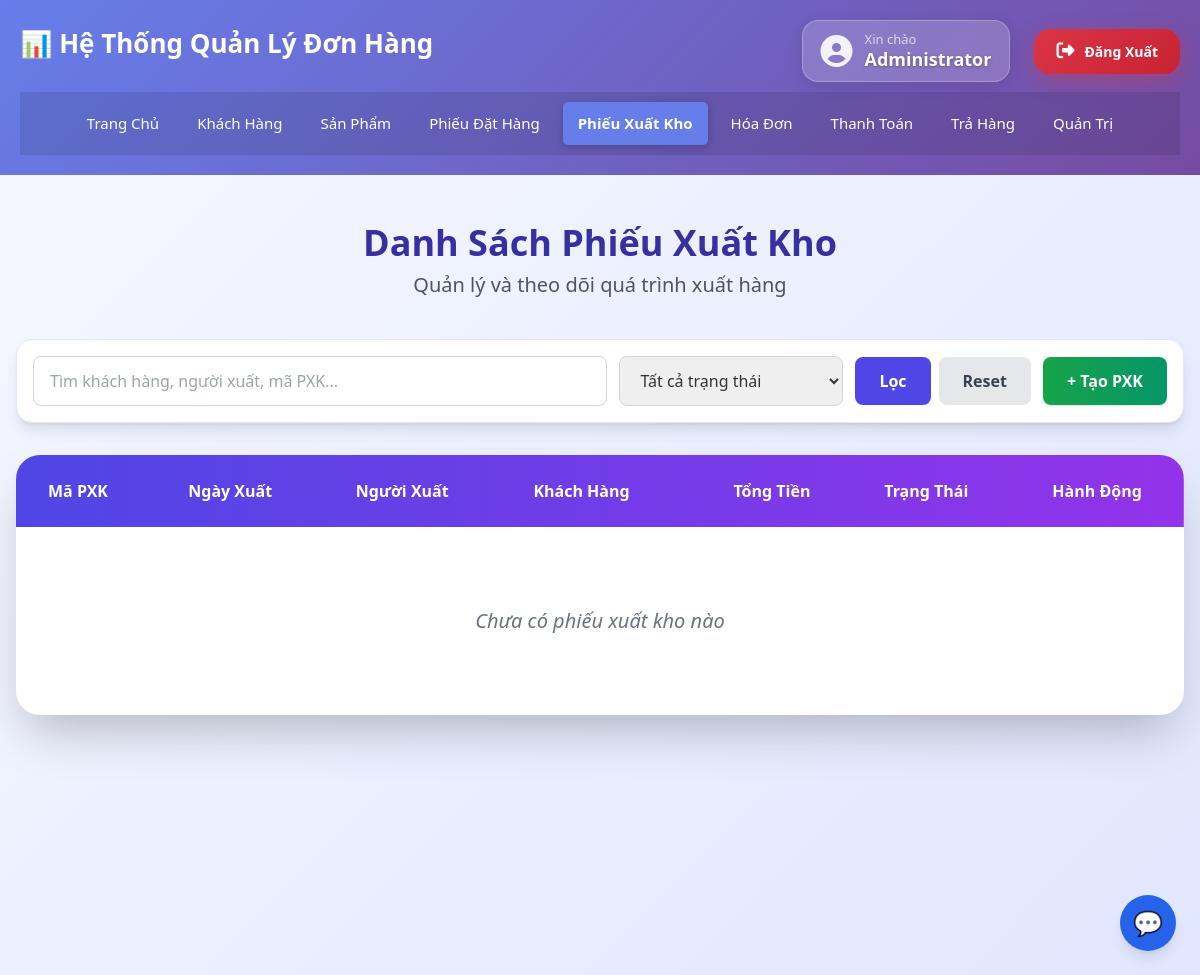
The app's page /phieu_xuat_kho/list.php (signed in), older data.
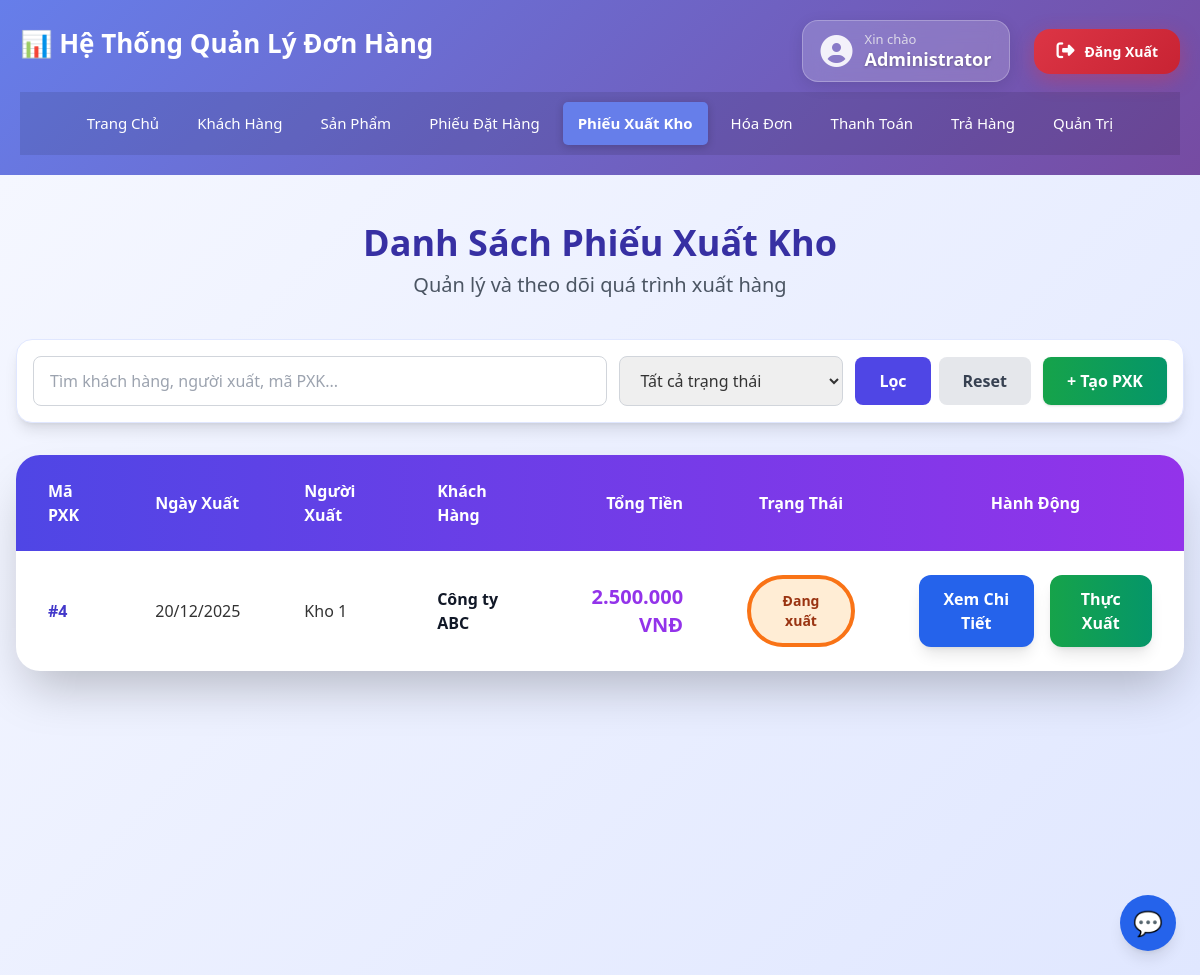
The same page, newer data.
### tables this page shows
CREATE TABLE `phieu_xuat_kho` (
  `ma_phieu_xuat_kho` int(11) NOT NULL,
  `ma_phieu_ban_hang` int(11) NOT NULL,
  `ngay_xuat` date NOT NULL,
  `nguoi_xuat` varchar(100) DEFAULT NULL,
  `trang_thai` enum('Đang xuất','Hoàn thành') DEFAULT 'Đang xuất'
);

CREATE TABLE `khach_hang` (
  `ma_khach_hang` int(11) NOT NULL,
  `ten_khach_hang` varchar(255) NOT NULL,
  `dia_chi` varchar(500) DEFAULT NULL,
  `dien_thoai` varchar(20) DEFAULT NULL,
  `email` varchar(100) DEFAULT NULL,
  `ngay_tao` datetime DEFAULT current_timestamp(),
  `trang_thai` enum('Hoạt động','Ngừng hoạt động') DEFAULT 'Hoạt động'
);

CREATE TABLE `phieu_ban_hang` (
  `ma_phieu_ban_hang` int(11) NOT NULL,
  `ma_phieu_dat_hang` int(11) NOT NULL,
  `ngay_lap` date NOT NULL,
  `tong_tien` decimal(15,2) DEFAULT 0.00,
  `trang_thai` enum('Duyệt tồn kho','Gửi kế toán','Hoàn thành') DEFAULT 'Duyệt tồn kho'
);

### config.php (called while the page is built, shortened)
<?php
$servername = "localhost";
$username = "root";
$password = "";
$dbname = "quanlydonhang";
$conn = new mysqli($servername, $username, $password, $dbname);
$conn->set_charset("utf8mb4");
function formatMoney($amount) {
    return number_format($amount, 0, ',', '.');
}
function hasPermission($permissionName) {
    global $conn;
    $userId = intval($_SESSION['user_id']);
    $stmt = $conn->prepare("SELECT 1 FROM user_roles ur JOIN role_permissions rp ON ur.role_id = rp.role_id JOIN permissions p ON rp.permission_id = p.id WHERE ur.user_id = ? AND p.name = ? LIMIT 1");
    $stmt->bind_param("is", $userId, $permissionName);
    $stmt->execute();
    $res = $stmt->get_result();
    return $res->num_rows > 0;
}
?>

### phieu_xuat_kho/list.php (the view, shortened to what the changed rows need)
<?php
include '../config.php';
$sql = "
    SELECT
        pxk.ma_phieu_xuat_kho,
        pxk.ngay_xuat,
        pxk.nguoi_xuat,
        pxk.trang_thai,
        pbh.tong_tien,
        pdh.ma_phieu_dat_hang,
        k.ten_khach_hang
    FROM phieu_xuat_kho pxk
    JOIN phieu_ban_hang pbh ON pxk.ma_phieu_ban_hang = pbh.ma_phieu_ban_hang
    JOIN phieu_dat_hang pdh ON pbh.ma_phieu_dat_hang = pdh.ma_phieu_dat_hang
    JOIN khach_hang k ON pdh.ma_khach_hang = k.ma_khach_hang
    WHERE 1=1
";
$sql .= " ORDER BY pxk.ngay_xuat DESC";
$stmt = $conn->prepare($sql);
$stmt->execute();
$result = $stmt->get_result();
?>
<!DOCTYPE html>
<html lang="vi" class="h-full">
<head>
    <link rel="stylesheet" href="../css/style.css">
    <script src="https://cdn.tailwindcss.com"></script>
</head>
<body class="min-h-screen bg-gradient-to-br from-indigo-50 via-white to-purple-50 flex flex-col">
    <?php include '../header.php'; ?>
        <?php include '../chat/chat.php'; ?>
    <main class="flex-1 container mx-auto px-4 py-12 max-w-7xl">
        <div class="mb-10 text-center">
            <h1 class="text-4xl font-bold text-indigo-800 mb-2">Danh Sách Phiếu Xuất Kho</h1>
        </div>
        <div class="bg-white rounded-3xl shadow-2xl overflow-hidden">
            <div class="overflow-x-auto">
                <table class="w-full">
                    <thead class="bg-gradient-to-r from-indigo-600 to-purple-600 text-white">
                        <tr>
                            <th class="px-8 py-6 text-left font-semibold">Mã PXK</th>
                            <th class="px-8 py-6 text-left font-semibold">Ngày Xuất</th>
                            <th class="px-8 py-6 text-left font-semibold">Người Xuất</th>
                            <th class="px-8 py-6 text-left font-semibold">Khách Hàng</th>
                            <th class="px-8 py-6 text-right font-semibold">Tổng Tiền</th>
                            <th class="px-8 py-6 text-center font-semibold">Trạng Thái</th>
                            <th class="px-8 py-6 text-center font-semibold">Hành Động</th>
                        </tr>
                    </thead>
                    <tbody class="divide-y divide-gray-200">
                        <?php if ($result->num_rows > 0): ?>
                            <?php while($row = $result->fetch_assoc()):
                                $status_class = $row['trang_thai'] == 'Hoàn thành' ? 'bg-green-100 text-green-800 border-green-500' : 'bg-orange-100 text-orange-800 border-orange-500';
                            ?>
                                <tr class="hover:bg-indigo-50 transition">
                                    <td class="px-8 py-6 font-bold text-indigo-700">#<?= $row['ma_phieu_xuat_kho'] ?></td>
                                    <td class="px-8 py-6 font-medium"><?= date('d/m/Y', strtotime($row['ngay_xuat'])) ?></td>
                                    <td class="px-8 py-6"><?= htmlspecialchars($row['nguoi_xuat']) ?></td>
                                    <td class="px-8 py-6 font-semibold text-gray-900"><?= htmlspecialchars($row['ten_khach_hang']) ?></td>
                                    <td class="px-8 py-6 text-right font-bold text-purple-600 text-xl"><?= formatMoney($row['tong_tien']) ?> VNĐ</td>
                                    <td class="px-8 py-6 text-center">
                                        <span class="inline-flex px-6 py-3 text-sm font-bold rounded-full border-4 <?= $status_class ?>">
                                            <?= $row['trang_thai'] ?>
                                        </span>
                                    </td>
                                    <td class="px-8 py-6 text-center">
                                        <div class="flex justify-center gap-4">
                                            <a href="detail.php?id=<?= $row['ma_phieu_xuat_kho'] ?>"
                                               class="px-6 py-3 bg-blue-600 text-white font-bold rounded-xl hover:bg-blue-700 shadow-lg transition">
                                                Xem Chi Tiết
                                            </a>
                                            <?php if ($row['trang_thai'] == 'Đang xuất' && hasPermission('execute_pxk')): ?>
                                                <a href="execute.php?id=<?= $row['ma_phieu_xuat_kho'] ?>"
                                                   onclick="return confirm('Xác nhận hoàn thành xuất kho?')"
                                                   class="px-6 py-3 bg-gradient-to-r from-green-600 to-emerald-600 text-white font-bold rounded-xl hover:from-green-700 hover:to-emerald-700 shadow-lg transition transform hover:scale-105">
                                                    Thực Xuất
                                                </a>
                                            <?php endif; ?>
                                        </div>
                                    </td>
                                </tr>
                            <?php endwhile; ?>
                        <?php else: ?>
                            <tr>
                                <td colspan="7" class="px-8 py-20 text-center text-gray-500 text-xl italic">
                                    Chưa có phiếu xuất kho nào
                                </td>
                            </tr>
                        <?php endif; ?>
                    </tbody>
                </table>
            </div>
        </div>
    </main>
</body>
</html>

Row changes from the older to the newer data that the page shows:
added phieu_xuat_kho: ma_phieu_xuat_kho "4", ngay_xuat "20/12/2025", nguoi_xuat "Kho 1", khach_hang.ten_khach_hang "Công ty ABC", ma_phieu_ban_hang.tong_tien "2.500.000", trang_thai "Đang xuất"
Text that changed along with them:
text no longer shown: "Chưa có phiếu xuất kho nào"
